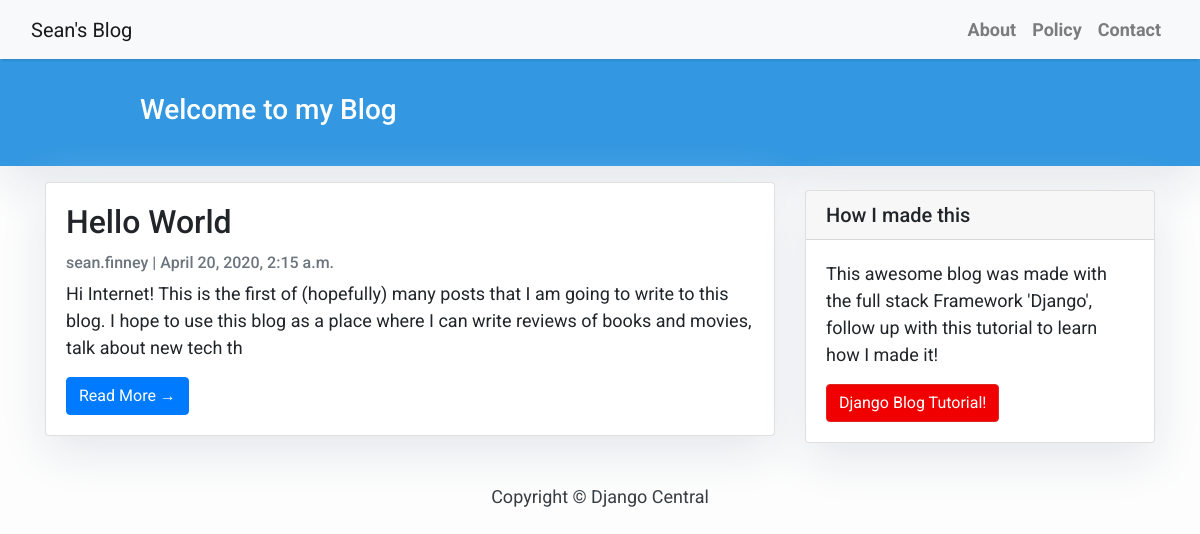
The page / on the database its author committed.
### blog/models.py (models this page shows, shortened)
class Post(models.Model):
    title = models.CharField(max_length=200, unique=True)
    slug = models.SlugField(max_length=200, unique=True)
    author = models.ForeignKey(User, on_delete= models.CASCADE, related_name='blog_posts')
    updated_on = models.DateTimeField(auto_now = True)
    content = models.TextField()
    created_on = models.DateTimeField(auto_now_add= True)
    status = models.IntegerField(choices=STATUS, default=0)
    class Meta:
        ordering = ["-created_on"]

### blog/views.py (the view)
# urls.py: path('', views.PostList.as_view(), name='home'),
class PostList(generic.ListView):
    queryset = Post.objects.filter(status=1).order_by('-created_on')
    template_name = 'index.html'

### seans_blog/templates/index.html (shortened to what this page needs)
{% extends "base.html" %}
{% block content %}
<header class="masthead">
    <div class="container">
        <div class="row">
            <div class=" col-md-8 col-md-10 mx-auto">
                <div class="site-heading">
                    <h3 class=" site-heading my-4 mt-3 text-white"> Welcome to my Blog </h3>                    </p>
                </div>
            </div>
        </div>
    </div>
</header>
<div class="container">
    <div class="row">
        <div class="col-md-8 mt-3 left">
            {% for post in post_list %}
            <div class="card mb-4">
                <div class="card-body">
                    <h2 class="card-title">{{ post.title }}</h2>
                    <p class="card-text text-muted h6">{{ post.author }} | {{ post.created_on}} </p>
                    <p class="card-text">{{post.content|slice:":200" }}</p>
                    <a href="{% url 'post_detail' post.slug  %}" class="btn btn-primary">Read More &rarr;</a>
                </div>
            </div>
            {% endfor %}
        </div>
        {% block sidebar %} {% include 'sidebar.html' %} {% endblock sidebar %}
    </div>
</div>
{%endblock%}

### seans_blog/templates/base.html (shortened to what this page needs)
<!DOCTYPE html>
<html>
    <head>
        <link rel="stylesheet" href="https://maxcdn.bootstrapcdn.com/bootstrap/4.0.0/css/bootstrap.min.css"
 />
    </head>
    <body>
        <nav class="navbar navbar-expand-lg navbar-light bg-light shadow" id="mainNav">
            <div class="container-fluid">
                <a class="navbar-brand" href="{% url 'home' %}">Sean's Blog</a>
                <div class="collapse navbar-collapse" id="navbarResponsive">
                    <ul class="navbar-nav ml-auto">
                        <li class="nav-item text-black">
                            <a class="nav-link text-black font-weight-bold" href="#">About</a>
                        </li>
                        <li class="nav-item text-black">
                            <a class="nav-link text-black font-weight-bold" href="#">Policy</a>
                        </li>
                        <li class="nav-item text-black">
                            <a class="nav-link text-black font-weight-bold" href="#">Contact</a>
                        </li>
                    </ul>
                </div>
            </div>
        </nav>
        {% block content %}{% endblock content %}
        <footer class="py-3 bg-grey">
            <p class="m-0 text-dark text-center ">Copyright &copy; Django Central</p>
        </footer>
    </body>
</html>

### seans_blog/templates/sidebar.html (shortened to what this page needs)
{% block sidebar %}
<div class="col-md-4 float-right ">
<div class="card my-4">
        <h5 class="card-header">How I made this</h5>
    <div class="card-body">
        <p class="card-text"> This awesome blog was made with the full stack Framework 'Django', follow up with this tutorial to learn how I made it!</p>
        <a href="https://djangocentral.com/building-a-blog-application-with-django"
           class="btn btn-danger">Django Blog Tutorial!</a>
    </div>
</div>
</div>
{% endblock sidebar %}

### seans_blog/templates/base.html (style rules this page uses)
body { font-family: "Roboto", sans-serif; font-size: 17px; background-color: #fdfdfd; }
.shadow { box-shadow: 0 4px 2px -2px rgba(0, 0, 0, 0.1); }
.btn-danger { color: #fff; background-color: #f00000; border-color: #dc281e; }
.masthead { background: #3398E1; height: auto; padding-bottom: 15px; box-shadow: 0 16px 48px #E3E7EB; padding-top: 10px; }

### seans_blog/templates/index.html (style rules this page uses)
body { font-family: "Roboto", sans-serif; font-size: 18px; background-color: #fdfdfd; }
.card { box-shadow: 0 16px 48px #E3E7EB; }

### seans_blog/templates/sidebar.html (style rules this page uses)
.card { box-shadow: 0 16px 48px #E3E7EB; }

### rows shown on the page
Post: title "Hello World", author "sean.finney", created_on "April 20, 2020, 2:15 a.m.", content "Hi Internet! This is the first of (hopefully) many posts that I am going to write to this blog. I hope to use this blog as a place where I can write reviews of books and movies, talk about new tech th"
